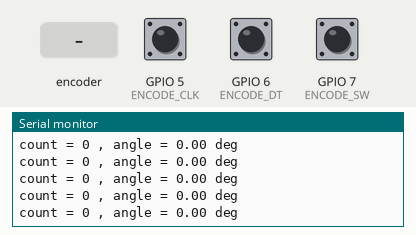
Simulated run of this sketch. Board: ESP32-S3. Shown: the last lines printed to the serial monitor. Inputs (shaded band) come from the test bench; at power-on: GPIO 5 (ENCODE_CLK) HIGH, GPIO 6 (ENCODE_DT) HIGH, GPIO 7 (ENCODE_SW) HIGH.

Above: at 1.2 s.
1.3 s: rotary encoder on GPIO 5 (ENCODE_CLK) / GPIO 6 (ENCODE_DT) turned 1 step (first pin leading)
At 1.56 s:
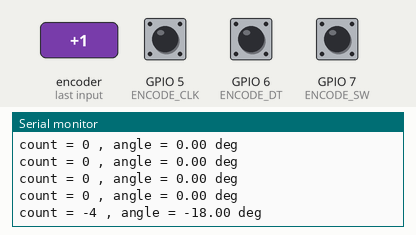
3.0 s: rotary encoder on GPIO 5 (ENCODE_CLK) / GPIO 6 (ENCODE_DT) turned 1 step (first pin leading)
At 3.17 s:
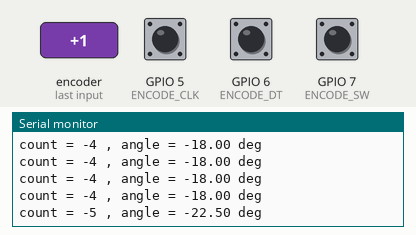
Timing chart, 0 to 6.0 s (numbered marks = the images above; inputs shaded):
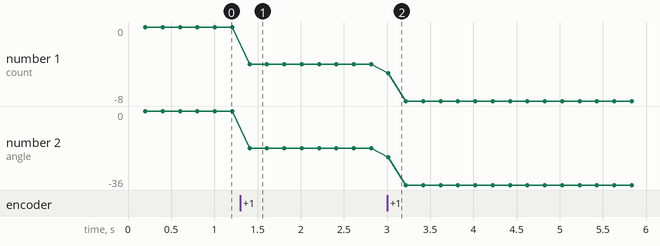

The sketch:

09_encoder_test.ino
```cpp
#define ENCODE_CLK 5
#define ENCODE_DT  6
#define ENCODE_SW  7

// 先校准：转完整一圈，看 count 变化多少
// 常见 EC11 四倍频可能是 80、72、96 等
float countsPerRev = 80.0;

long encoderCount = 0;
byte lastState = 0;

void readEncoder() {
  byte clk = digitalRead(ENCODE_CLK);
  byte dt  = digitalRead(ENCODE_DT);

  byte currentState = (clk << 1) | dt;
  byte transition = (lastState << 2) | currentState;

  switch (transition) {
    // 正转
    case 0b0001:
    case 0b0111:
    case 0b1110:
    case 0b1000:
      encoderCount++;
      break;

    // 反转
    case 0b0010:
    case 0b1011:
    case 0b1101:
    case 0b0100:
      encoderCount--;
      break;
  }

  lastState = currentState;
}

void setup() {
  Serial.begin(115200);

  pinMode(ENCODE_CLK, INPUT_PULLUP);
  pinMode(ENCODE_DT, INPUT_PULLUP);
  pinMode(ENCODE_SW, INPUT_PULLUP);

  lastState = (digitalRead(ENCODE_CLK) << 1) | digitalRead(ENCODE_DT);

  Serial.println("EC11 angle test start");
  Serial.println("Press SW to reset angle to 0");
}

void loop() {
  readEncoder();

  // 按下 SW 清零角度
  if (digitalRead(ENCODE_SW) == LOW) {
    encoderCount = 0;
    delay(300); // 简单消抖
  }

  static unsigned long lastPrint = 0;

  if (millis() - lastPrint > 200) {
    lastPrint = millis();

    float angle = encoderCount * 360.0 / countsPerRev;

    Serial.print("count = ");
    Serial.print(encoderCount);

    Serial.print(" , angle = ");
    Serial.print(angle);
    Serial.println(" deg");
  }
}
```

Measured:
- after the input at 1.3 s, the serial monitor: prints a new line after 0.11 s (image 1)
- after the input at 3.0 s, the serial monitor: prints a new line at once (image 2)
- plotted number 1: 0 → -4 after the input at 1.3 s, -4 → -8 after the input at 3.0 s
- plotted number 2: 0 → -18 after the input at 1.3 s, -18 → -36 after the input at 3.0 s
